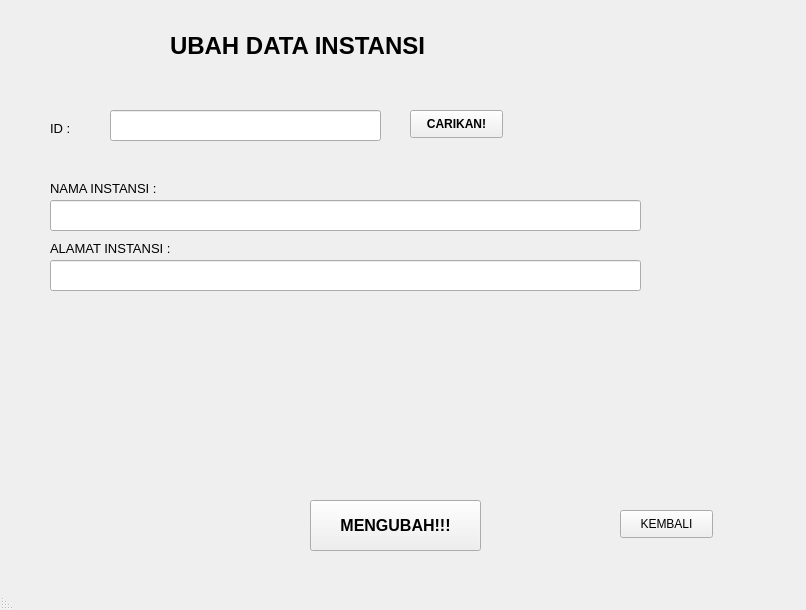
<?xml version="1.0" encoding="UTF-8"?>
<ui version="4.0">
 <class>MainWindow</class>
 <widget class="QMainWindow" name="MainWindow">
  <property name="geometry">
   <rect>
    <x>0</x>
    <y>0</y>
    <width>806</width>
    <height>610</height>
   </rect>
  </property>
  <property name="windowTitle">
   <string>MainWindow</string>
  </property>
  <property name="layoutDirection">
   <enum>Qt::RightToLeft</enum>
  </property>
  <widget class="QWidget" name="centralwidget">
   <widget class="QLabel" name="label_ubah_data_mhs">
    <property name="geometry">
     <rect>
      <x>170</x>
      <y>30</y>
      <width>411</width>
      <height>31</height>
     </rect>
    </property>
    <property name="font">
     <font>
      <pointsize>18</pointsize>
      <weight>75</weight>
      <bold>true</bold>
     </font>
    </property>
    <property name="text">
     <string>UBAH DATA INSTANSI</string>
    </property>
   </widget>
   <widget class="QLabel" name="label_3">
    <property name="geometry">
     <rect>
      <x>50</x>
      <y>180</y>
      <width>161</width>
      <height>16</height>
     </rect>
    </property>
    <property name="font">
     <font>
      <pointsize>10</pointsize>
     </font>
    </property>
    <property name="text">
     <string>NAMA INSTANSI :</string>
    </property>
   </widget>
   <widget class="QLineEdit" name="lineEdit_alamat">
    <property name="geometry">
     <rect>
      <x>50</x>
      <y>260</y>
      <width>591</width>
      <height>31</height>
     </rect>
    </property>
    <property name="font">
     <font>
      <pointsize>10</pointsize>
     </font>
    </property>
   </widget>
   <widget class="QLineEdit" name="lineEdit_nama">
    <property name="geometry">
     <rect>
      <x>50</x>
      <y>200</y>
      <width>591</width>
      <height>31</height>
     </rect>
    </property>
    <property name="font">
     <font>
      <pointsize>10</pointsize>
     </font>
    </property>
    <property name="text">
     <string/>
    </property>
   </widget>
   <widget class="QLabel" name="label_2">
    <property name="geometry">
     <rect>
      <x>50</x>
      <y>120</y>
      <width>81</width>
      <height>16</height>
     </rect>
    </property>
    <property name="font">
     <font>
      <pointsize>10</pointsize>
     </font>
    </property>
    <property name="text">
     <string>ID :</string>
    </property>
   </widget>
   <widget class="QLineEdit" name="lineEdit_id">
    <property name="geometry">
     <rect>
      <x>110</x>
      <y>110</y>
      <width>271</width>
      <height>31</height>
     </rect>
    </property>
    <property name="font">
     <font>
      <pointsize>10</pointsize>
      <weight>75</weight>
      <bold>true</bold>
     </font>
    </property>
    <property name="text">
     <string/>
    </property>
   </widget>
   <widget class="QPushButton" name="btn_ubah">
    <property name="geometry">
     <rect>
      <x>310</x>
      <y>500</y>
      <width>171</width>
      <height>51</height>
     </rect>
    </property>
    <property name="font">
     <font>
      <pointsize>12</pointsize>
      <weight>75</weight>
      <bold>true</bold>
     </font>
    </property>
    <property name="text">
     <string>MENGUBAH!!!</string>
    </property>
   </widget>
   <widget class="QLabel" name="label_4">
    <property name="geometry">
     <rect>
      <x>50</x>
      <y>240</y>
      <width>161</width>
      <height>16</height>
     </rect>
    </property>
    <property name="font">
     <font>
      <pointsize>10</pointsize>
     </font>
    </property>
    <property name="text">
     <string>ALAMAT INSTANSI :</string>
    </property>
   </widget>
   <widget class="QPushButton" name="btn_cari">
    <property name="geometry">
     <rect>
      <x>410</x>
      <y>110</y>
      <width>93</width>
      <height>28</height>
     </rect>
    </property>
    <property name="font">
     <font>
      <weight>75</weight>
      <bold>true</bold>
     </font>
    </property>
    <property name="text">
     <string>CARIKAN!</string>
    </property>
   </widget>
   <widget class="QPushButton" name="btn_kembali">
    <property name="geometry">
     <rect>
      <x>620</x>
      <y>510</y>
      <width>93</width>
      <height>28</height>
     </rect>
    </property>
    <property name="text">
     <string>KEMBALI</string>
    </property>
   </widget>
  </widget>
  <widget class="QMenuBar" name="menubar">
   <property name="geometry">
    <rect>
     <x>0</x>
     <y>0</y>
     <width>806</width>
     <height>26</height>
    </rect>
   </property>
  </widget>
  <widget class="QStatusBar" name="statusbar"/>
 </widget>
 <resources/>
 <connections/>
</ui>
